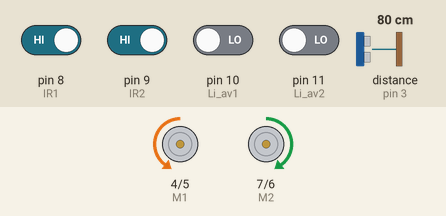
Recording of a sketch running on a simulated Arduino Uno, built with avr-gcc and run on an emulated ATmega328P. Shown: direction and speed pins drawn as motors (green arrow = direction pin HIGH = forward, orange = LOW = backward, longer = more drive). Wiring (inferred from the names in the program): range finder with pulse-width output: data pin 3. The test bench sets the inputs (shaded band); at power-on: pin 8 (IR1), pin 9 (IR2) HIGH, pin 10 (Li_av1), pin 11 (Li_av2) LOW, distance to the obstacle (sensor on pin 3) 80 cm. The echo pulse lasts 58.3 µs per cm; random numbers use the default seed unless the sketch sets one.

Above: at 6.2 s.
6.3 s: pin 10 (Li_av1) driven HIGH
7.8 s: pin 10 (Li_av1) driven LOW
At 9.5 s:
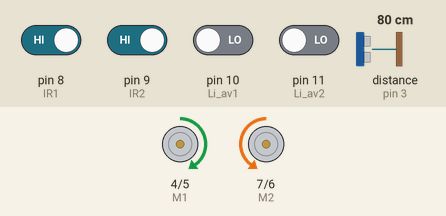
9.8 s: pin 11 (Li_av2) driven HIGH
At 10.8 s:
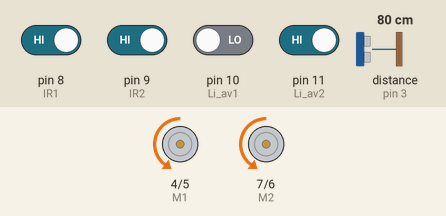
11.3 s: pin 11 (Li_av2) driven LOW
At 15.0 s:
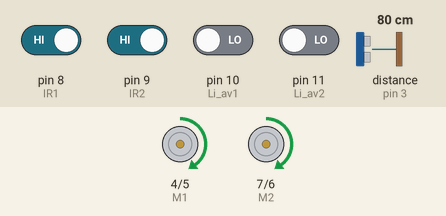
Timing chart, 0 to 15.3 s (numbered marks = the images above; inputs shaded):
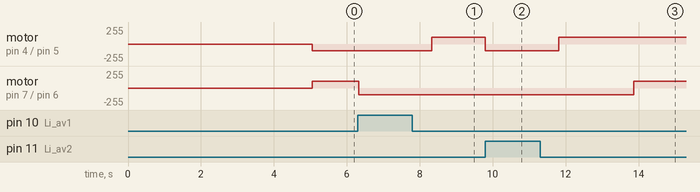

The sketch:

random_cycle.ino
```cpp
#define IR1 8
#define IR2 9
#define Li_av1 10
#define Li_av2 11

#define E1 5    //M1 Speed Control
#define E2 6    //M2 Speed Control
#define M1 4    //M1 Direction Control
#define M2 7    //M2 Direction Control

#define Sonar 3
#define randomseed A2

int IRstate1 = 0;
int IRstate2 = 0;
int IRstate_Li_av1 = 0;
int IRstate_Li_av2 = 0;

//Sonar variable
long sensor = 0;
long pulse = 0;
long dist = 0;

int test=0;
unsigned long previousMillis = 0;
const long rand_interval = 2000;

void stop(void)                    //Stop
{
  digitalWrite(E1,0);
  digitalWrite(M1,LOW);
  digitalWrite(E2,0);
  digitalWrite(M2,LOW);
}
void advance(char a,char b)          //Move forward
{
  analogWrite (E1,a);      //PWM Speed Control
  digitalWrite(M1,HIGH);
  analogWrite (E2,b);
  digitalWrite(M2,HIGH);
}
void back_off_int (char a,char b)          //Move backward
{
  analogWrite (E1,a);
  digitalWrite(M1,LOW);
  analogWrite (E2,b);
  digitalWrite(M2,LOW);
  delay(2000);
}
void back_off (char a,char b)          //Move backward
{
  analogWrite (E1,a);
  digitalWrite(M1,LOW);
  analogWrite (E2,b);
  digitalWrite(M2,LOW);
}
void turn_L (char a,char b)             //Turn Left
{
  analogWrite (E1,a);
  digitalWrite(M1,LOW);
  analogWrite (E2,b);
  digitalWrite(M2,HIGH);
}
void turn_R (char a,char b)             //Turn Right
{
  analogWrite (E1,a);
  digitalWrite(M1,HIGH);
  analogWrite (E2,b);
  digitalWrite(M2,LOW);
}

void setup() {
  for(int i=4;i<=7;i++)
  pinMode(i, OUTPUT);
  digitalWrite(E1,LOW);
  digitalWrite(E2,LOW);
  pinMode(IR1, INPUT);
  pinMode(IR2, INPUT);
  pinMode(Li_av1, INPUT);
  pinMode(Li_av2, INPUT);
  randomSeed(analogRead(randomseed));
  test=random(4);
  delay(5000);
}
void loop() {
  unsigned long currentMillis = millis();

  if (currentMillis - previousMillis >= rand_interval)
  {
    previousMillis = currentMillis;
    test=random(4);
  }

  //sonar distance
  pulse = pulseIn(Sonar, HIGH);
  sensor = pulse / 147;
  dist = sensor * 2,54;

  IRstate1=digitalRead(IR1);
  IRstate2=digitalRead(IR2);
  IRstate_Li_av1=digitalRead(Li_av1);
  IRstate_Li_av2=digitalRead(Li_av2);

  if(IRstate_Li_av1 == 1 || IRstate_Li_av2 == 1)
  {
    back_off_int(100,100);
  }
  else
  {
    switch(test)
    {
      case 0:
      advance(100,100);
      break;
      case 1:
      back_off(100,100);
      break;
      case 2:
      turn_R(100,100);
      break;
      case 3:
      turn_L(100,100);
      break;
    }
  }
}
```

Measured:
- after the input at 7.8 s, motor on pin 4 (M1) / pin 5 (E1): backward 100/255 → forward 100/255 after 0.53 s
- after the input at 9.8 s, motor on pin 4 (M1) / pin 5 (E1): forward 100/255 → backward 100/255 at once
- after the input at 11.3 s, motor on pin 4 (M1) / pin 5 (E1): backward 100/255 → forward 100/255 after 0.51 s; motor on pin 7 (M2) / pin 6 (E2): backward 100/255 → forward 100/255 after 2.6 s
